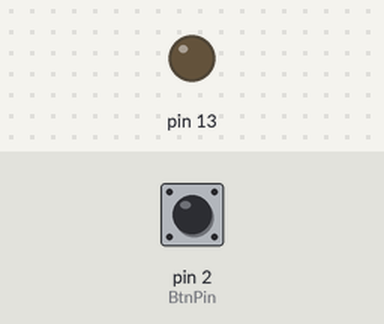
A sketch run on a simulated Arduino Uno, built with avr-gcc and run on an emulated ATmega328P. On the bench: output pins drawn as LEDs (lit = HIGH). Inputs (shaded band) come from the test bench; at power-on: pin 2 (BtnPin) HIGH. What the sketch prints to the serial monitor is not drawn.

Above: at 1.2 s.
1.3 s: pin 2 (BtnPin) pulled LOW for 0.15 s
At 2.6 s:
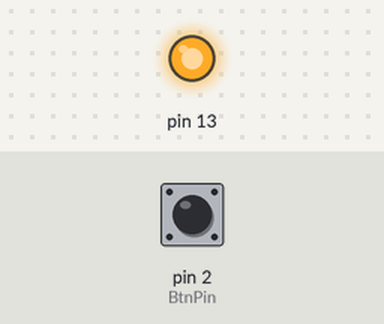
2.9 s: pin 2 (BtnPin) pulled LOW for 1 s
At 5.0 s:
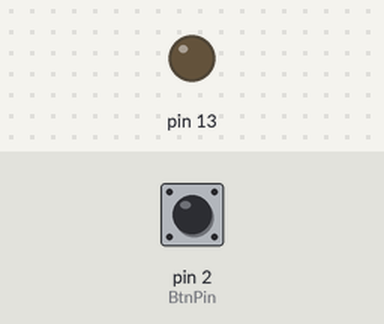
5.4 s: pin 2 (BtnPin) pulled LOW for 3.2 s
At 9.8 s:
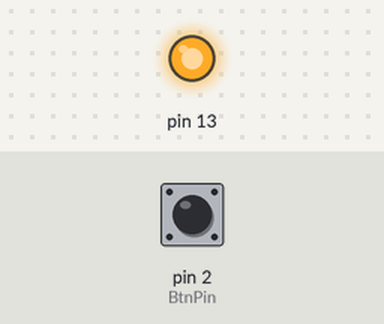
10.1 s: pin 2 (BtnPin) pulsed LOW 2 times (0.12 s each, 0.3 s apart)
At 10.38 s:
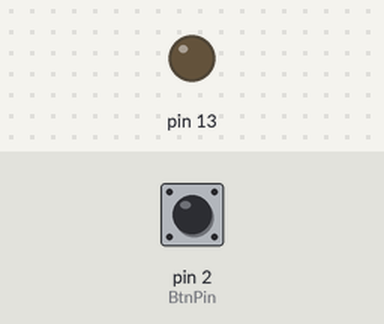
Timing chart, 0 to 13.1 s (numbered marks = the images above; inputs shaded):
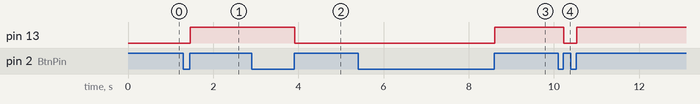

Measured:
- after the input at 1.3 s, pin 13: LOW → HIGH after 0.16 s
- after the input at 2.9 s, pin 13: HIGH → LOW after 1.0 s
- after the input at 5.4 s, pin 13: LOW → HIGH after 3.2 s
- after the input at 10.1 s, pin 13: HIGH → LOW after 0.13 s, → HIGH 0.30 s later

The sketch:

button2.ino
```cpp
#include "Led.h"
#define BtnPin 2
#include "SwitchButton.h"

LED redLed(13);
SwitchButton btn(2);
void setup() {
  Serial.begin(115200);
  redLed.off();
}

void loop() {
  unsigned int stateChangeCount = btn.getStateChangeCount();
   switch (stateChangeCount % 4) {
        case 0:
          redLed.off();
          break;
        case 2:
          redLed.on();
          break;
   }

   Serial.print("you click:");
  Serial.println(stateChangeCount/2);


}
```

Led.cpp
```cpp
#include "Led.h"

LED::LED(byte pin){
      _pinNum = pin;
      pinMode(_pinNum,OUTPUT);
}

byte LED::getPinNum(){
   return _pinNum;
 }

 void LED::on(){
    digitalWrite(_pinNum,HIGH);
}

void LED::off(){
    digitalWrite(_pinNum,LOW);
 }
```

Led.h
```cpp
#include <arduino.h>
class LED{
  private:
    byte _pinNum;

  public:
    LED(byte pin);

     byte getPinNum();

     void on();//燈亮
     void off();//燈暗
};
```
